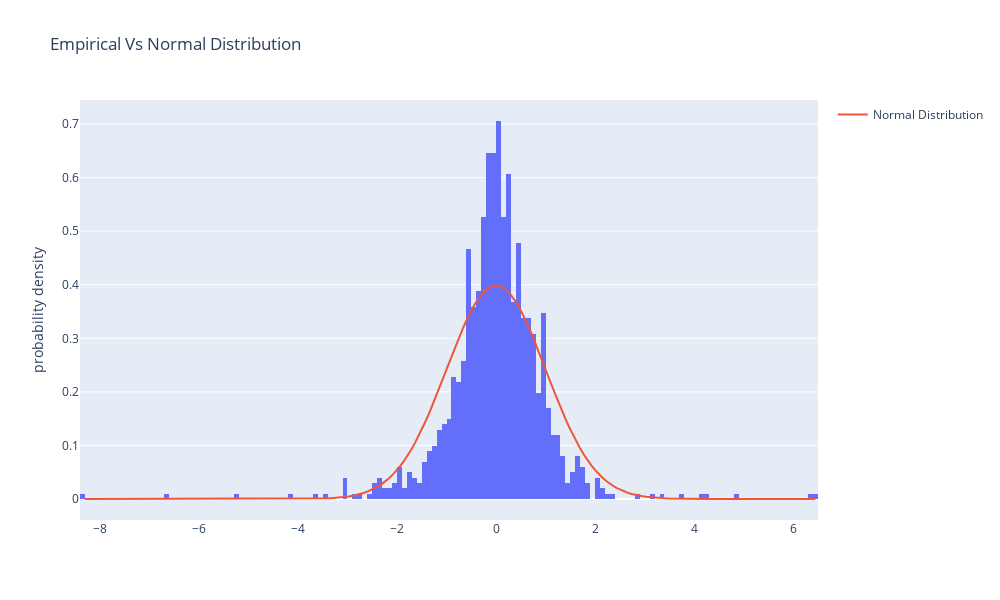

Notebook cell for this chart:
### Code cell
# Create the normal distribution plot
x = np.linspace(data.min(), data.max(), 200)
y = norm.pdf(x, data.mean(), data.std()) # y = (1/np.sqrt(2*np.pi) * np.exp(-0.5*x**2))

# Create the histogram
fig = px.histogram(data, x=data, histnorm='probability density', nbins=200, labels={"x":""}, title='Empirical Vs Normal Distribution')
fig.add_trace(go.Scatter(x=x, y=y, mode='lines', name='Normal Distribution'))  # red line to compare with standard normal distribution

# Show the plot
fig.show()  # lots of fat tails when zooming in on the "sides"

### Figure 1 — Plotly figure (JSON) as saved in the notebook; plotly's stock layout.template omitted (floating-point values rounded to 4 significant figures; data arrays with more than 128 entries replaced by an {"elided": "..."} marker saying what was removed)
{"data": [{"alignmentgroup": "True", "bingroup": "x", "histnorm": "probability density", "hovertemplate": "=%{x}<br>probability density=%{y}<extra></extra>", "legendgroup": "", "marker": {"color": "#636efa", "pattern": {"shape": ""}}, "name": "", "nbinsx": 200, "offsetgroup": "", "orientation": "v", "showlegend": false, "type": "histogram", "x": {"elided": "1006 float values"}, "xaxis": "x", "yaxis": "y"}, {"mode": "lines", "name": "Normal Distribution", "type": "scatter", "x": {"elided": "200 float values"}, "y": {"elided": "200 float values"}}], "layout": {"barmode": "relative", "height": 600, "legend": {"tracegroupgap": 0}, "title": {"text": "Empirical Vs Normal Distribution"}, "width": 1000, "xaxis": {"anchor": "y", "domain": [0, 1], "title": {"text": ""}}, "yaxis": {"anchor": "x", "domain": [0, 1], "title": {"text": "probability density"}}}}
